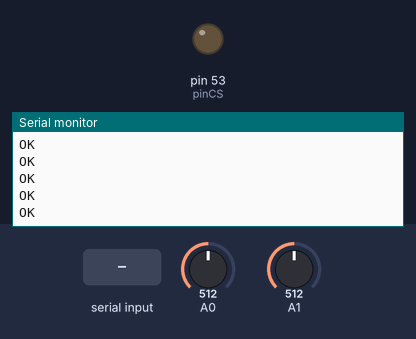
A sketch run on a simulated Arduino Mega 2560, built with avr-gcc and run on an emulated ATmega2560. Parts: output pins drawn as LEDs (lit = HIGH), the last lines printed to the serial monitor. The test bench sets the inputs (shaded band); at power-on: A0 = 512, A1 = 512. Storage starts empty; the modem accepts every AT command (registered, SIM ready, sends succeed) and sends nothing else.

Above: at 2.4 s.
2.5 s: "bilgi" received over Serial
At 3.5 s:
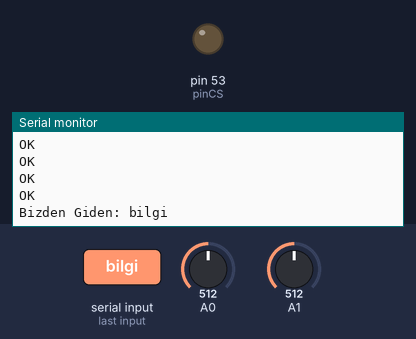
4.0 s: "bilgi" received over the second serial link
At 5.0 s:
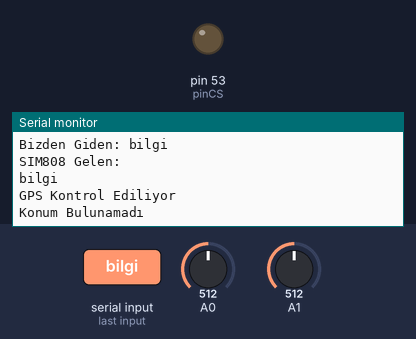
5.7 s: "Bilgi" received over Serial
At 6.9 s:
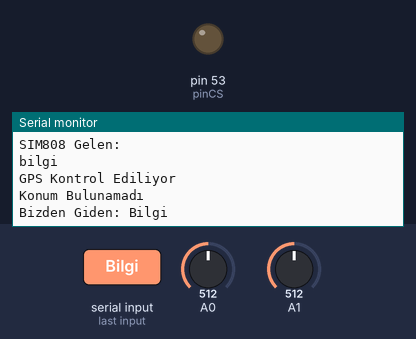
7.2 s: "Bilgi" received over the second serial link
At 7.59 s:
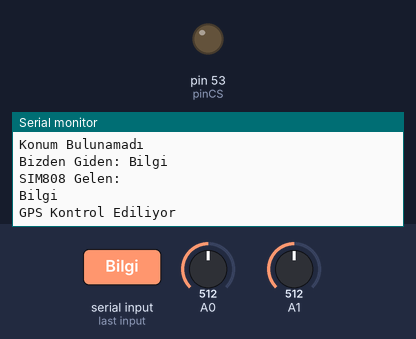
8.9 s: "BILGI" received over Serial
At 9.4 s:
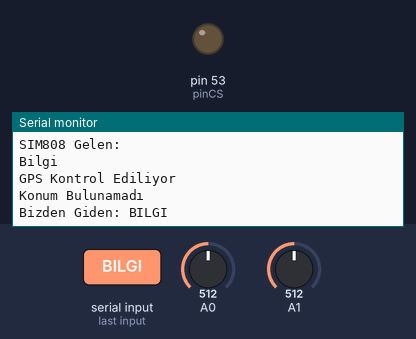
10.4 s: "BILGI" received over the second serial link
At 12.2 s:
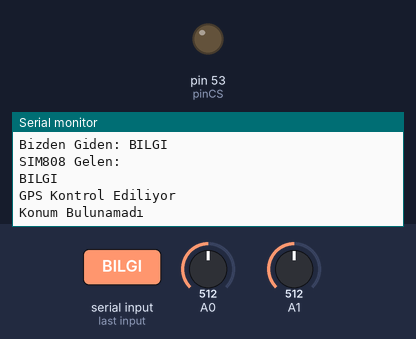

Measured:
- after the input at 2.5 s, the serial monitor: prints a new line after 0.07 s (image 1)
- after the input at 4.0 s, the serial monitor: prints a new line after 0.22 s (image 2)
- after the input at 5.7 s, the serial monitor: prints a new line after 0.06 s (image 3)
- after the input at 7.2 s, the serial monitor: prints a new line after 0.22 s (image 4)
- after the input at 8.9 s, the serial monitor: prints a new line after 0.06 s (image 5)
- after the input at 10.4 s, the serial monitor: prints a new line after 0.22 s (image 6)

The sketch:

sim808_last.ino
```cpp
#include <SPI.h>
#include <SD.h>

String mq07;
String mq135;

File sdKart;
int pinCS = 53;


unsigned long sdzaman1 = 0;
unsigned long sdzaman2 = 0;

unsigned long zaman1 = 0;
unsigned long zaman2 = 0;


String telefonNo = "5320122937";
String msjGelen;
String msjGiden;
String tarih, enlem, boylam, yil, gun, ay, saat, dakika;


void sim808_Baslangic()
{
  Serial.println("at komutlar manuel gonderildi");        delay(10);
  Serial3.println("AT+CGNSPWR=1");                        delay(200);
  Serial3.println("AT+CGNSSEQ=RMC");                      delay(200);
  Serial3.println("AT+CMGF=1");                           delay(200);
  Serial3.println("AT+CNMi=2,2,0,0,0");                   delay(200);
  Serial3.println("AT+CMEE=2");                           delay(200);
  Serial3.println("AT&W");                                delay(200);
}

void setup()
{

  Serial.begin(9600);               delay(1);
  Serial3.begin(9600);              delay(1);

  pinMode(pinCS,OUTPUT);

  if(SD.begin())
  {
    Serial.println("SD kart hazır.");
  }
  else
  {
    Serial.println("SD kart bulunamadı.");
  }

  sim808_Baslangic();
}


void loop()
{
  simOku();
  seriPortOku();

  if (msjGelen != "")
  {
    Serial.println("SIM808 Gelen:  " );
    Serial.println(msjGelen);
    veriKontrol();
    msjGelen = "";
  }
  if (msjGiden != "")
  {
    Serial.print("Bizden Giden: " );
    Serial.println(msjGiden);
    Serial3.print(msjGiden);
    msjGiden = "";
  }

  //onSnBekleme();
  mq135=analogRead(A0);                                                delay(10);
  mq07=analogRead(A1);                                                 delay(10);
  //sdKartYaz();

}

void simOku()
{
  zaman1 = millis();
  zaman2 = zaman1;
  while ((zaman1 - zaman2) < 200)
  {
    zaman1 = millis();
    while (Serial3.available())
    {
      zaman1 = millis();
      zaman2 = zaman1;
      char c = Serial3.read();
      msjGelen += c;
    }
  }
  Serial3.flush();
}

void seriPortOku() {
  while (Serial.available())
  {
    char d = Serial.read();
    msjGiden += d;
  }
  Serial.flush();
}

void onSnBekleme()
{
  sdzaman1 = millis();
  sdzaman2 = sdzaman1;
  while ((sdzaman1 - sdzaman2) < 20000)
  {
    sdzaman1 = millis();
  }
}

void sdKartYaz()
{
  sdKart = SD.open("data.txt", FILE_WRITE);

  if(sdKart)
  {
    if(konumBul())
    {
      sdKart.print(enlem);
      sdKart.print(" , ");
      sdKart.print(boylam);
      sdKart.print(" , ");
      sdKart.print(mq135);
      sdKart.print(" , ");
      sdKart.println(mq07);
      sdKart.close();
    }
    else{
      Serial.print("Konum Bulunamadı.");
      sdKart.close();
    }
  }
  else
  {
    Serial.println("Dosya Açılamadı.");
  }
  delay(100);
}


void veriKontrol()
{
  if (( (msjGelen.indexOf("bilgi")) > -1 || (msjGelen.indexOf("Bilgi"))  > -1 || (msjGelen.indexOf("BILGI"))  > -1 ))
  {
    telefonNo = msjGelen.substring(10,20);                                  delay(10);
    msjGelen = "";                                                          delay(10);
    return msjGonder();
  }
}

bool konumBul()
{
  Serial.println("GPS Kontrol Ediliyor");
  Serial3.println("AT+CGNSINF");                                           delay(1);
  simOku();

  if (msjGelen != "")
  {
    Serial.println("Konum SIM808 Gelen:  " );
    Serial.println(msjGelen);
  }

  if ((msjGelen.indexOf("+CGNSINF: 1,1,")) > -1 )
  {
    Serial.println("GPS Aktif Konum Bulundu :");                            delay(10);
    tarih = msjBolme(msjGelen, ',', 2);                                     delay(10);
    yil = tarih.substring(0, 4);                                            delay(10);
    ay = tarih.substring(4, 6);                                             delay(10);
    gun = tarih.substring(6, 8);                                            delay(10);
    saat = tarih.substring(8, 10);                                          delay(10);
    dakika = tarih.substring(10, 12);                                       delay(10);

    enlem = msjBolme(msjGelen, ',', 3);                                     delay(10);
    //enlem = enlem.substring(0, 10);                                         delay(10);

    boylam = msjBolme(msjGelen, ',', 4);                                    delay(10);
    //boylam = boylam.substring(0, 11);                                       delay(10);

    msjGelen = "";                                                          delay(10);
    return true;
  }
  else if ((msjGelen.indexOf("+CGNSINF: 1,0,") > -1))
  {
    Serial.println("GPS Aktif Konum Bulunamadi Lutfen Bekleyiniz...");          delay(10);
    msjGelen = "";
    return false;
  }
  else if ((msjGelen.indexOf("+CGNSINF: 0,") > -1))
  {
    Serial.println("GPS Kapali Acilacak...");                                   delay(10);
    msjGelen = "";
    return false;
  }
  else
  {
    msjGelen = "";                                                              delay(10);
    return false;
  }
}

void msjGonder()
{

  if (konumBul())
  {

    int s = saat.toInt()+3;
    saat = String(s);

    Serial3.print("AT+CMGS=\"+90");
    Serial3.print(telefonNo);
    Serial3.print("\"\r\n");                                                                           delay(50);
    Serial3.println("Konum Linki:");                                                                   delay(10);
    Serial3.println("https://www.google.com/maps/search/?api=1&query=" + enlem + "," + boylam);        delay(10);
    Serial3.println("Tarih :" + gun + "/" + ay + "/" + yil);                                           delay(10);
    Serial3.println("Saat :" + saat + ":" + dakika);                                                   delay(10);
    Serial3.println("Hava Kirliligi: "+mq135);                                                         delay(10);
    Serial3.println((char)26);                                                                         delay(100);
    Serial3.flush();                                                                                   delay(10);
  }
  else
  {
    Serial.println("Konum Bulunamadı");                                                                delay(10);
  }
}

String msjBolme(String mesaj, char ayirici, int index){

  int bulunan = 0;
  int bas = -1;
  int son = 0;
  int maxIndex = mesaj.length()-1;

  for(int i=0; i<=maxIndex && bulunan<=index; i++){

    if(mesaj.charAt(i) == ayirici || i == maxIndex){
      bulunan++;
      bas = son+1;
      son = (i==maxIndex) ? i+1 : i;
    }

  }

  return bulunan > index ? mesaj.substring(bas,son) : "";

}
```
